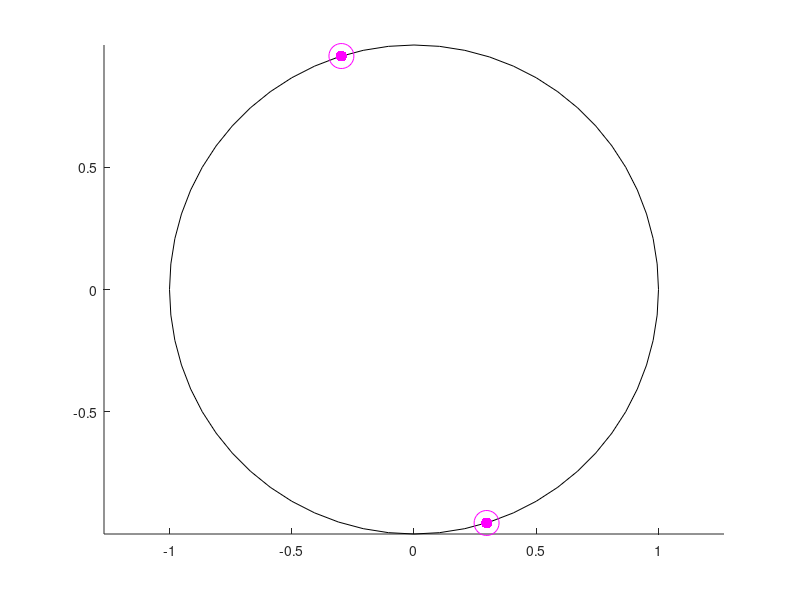

MATLAB code to generate this figure: (Note: this script raises an error after producing the figure.)
clc
clear

pos = [-1 -1 2 2];
rectangle('Position', pos, 'Curvature',[1 1], 'LineWidth', 0.5)
axis equal
%grid on
hold on

%% Heat
% plot(-0.25798309, 0.96614944,'ro', 'MarkerSize', 18)
% plot(-0.25798309, 0.96614944,'r.', 'MarkerSize', 24)
% plot(0.25798309, -0.96614944,'ro', 'MarkerSize', 18)
% plot(0.25798309, -0.96614944,'r.', 'MarkerSize', 24)
% plot(0.96614944, -0.25798309, 'ro', 'MarkerSize', 18)
% plot(0.96614944, -0.25798309, 'r.', 'MarkerSize', 24)
% plot(-0.96614944, 0.25798309, 'ro', 'MarkerSize', 18)
% plot(-0.96614944, 0.25798309, 'r.', 'MarkerSize', 24)

%% Wave
% plot(-0.25798309, 0.96614944,'bo', 'MarkerSize', 18)
% plot(-0.25798309, 0.96614944,'b.', 'MarkerSize', 24)
% plot(0.25798309, -0.96614944,'bo', 'MarkerSize', 18)
% plot(0.25798309, -0.96614944,'b.', 'MarkerSize', 24)
% plot(0.96614944, -0.25798309, 'bo', 'MarkerSize', 18)
% plot(0.96614944, -0.25798309, 'b.', 'MarkerSize', 24)
% plot(-0.96614944, 0.25798309, 'bo', 'MarkerSize', 18)
% plot(-0.96614944, 0.25798309, 'b.', 'MarkerSize', 24)

%% Convection +-
% plot(-0.9549099, 0.29689575, 'mo', 'MarkerSize', 18)
% plot(-0.9549099, 0.29689575, 'm.', 'MarkerSize', 24)
% plot(0.9549099, -0.29689575, 'mo', 'MarkerSize', 18)
% plot(0.9549099, -0.29689575, 'm.', 'MarkerSize', 24)

%% Convection -+ 
plot(0.29689575, -0.9549099, 'mo', 'MarkerSize', 18)
plot(0.29689575, -0.9549099, 'm.', 'MarkerSize', 24)
plot(-0.29689575, 0.9549099, 'mo', 'MarkerSize', 18)
plot(-0.29689575, 0.9549099, 'm.', 'MarkerSize', 24)

%% Plots
ax = gca;
ax.XGrid = 'on';
ax.YGrid = 'on';
set(gca,'XMinorTick','on','YMinorTick','on')
grid minor
% For schrodinger:
%zlim([0 0.35]);
exportgraphics(ax,'heat_opt.pdf','ContentType','vector')